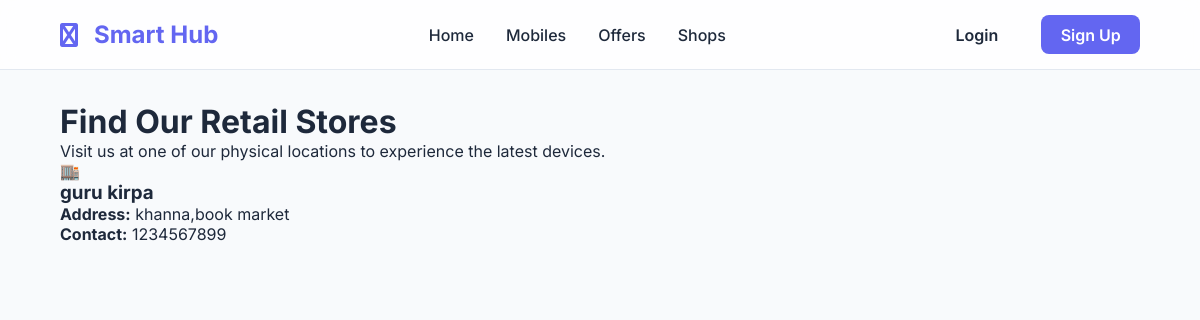
The page /shops on the database its author committed.
### tables this page shows
CREATE TABLE shop (
            id INTEGER PRIMARY KEY AUTOINCREMENT,
            name TEXT NOT NULL,
            address TEXT NOT NULL,
            contact_number TEXT NOT NULL,
            map_link TEXT
        );

### app.py (the view)
@app.route('/shops')
def shops():
    shops_list = g.db.execute("SELECT * FROM shop").fetchall()
    return render_template('public/shops.html', shops=shops_list)

### app.py (called while the page is built)
@app.before_request
def before_request():
    g.db = get_db_connection()
    if request.path.startswith('/admin') and request.path != '/admin/login':
        if 'admin_logged_in' not in session:
            return redirect(url_for('admin_login'))

@app.teardown_request
def teardown_request(exception):
    db = getattr(g, 'db', None)
    if db is not None:
        db.close()

### database.py (called while the page is built)
def get_db_connection():
    conn = sqlite3.connect(DB_NAME)
    conn.row_factory = sqlite3.Row
    return conn

### templates/public/shops.html (shortened to what this page needs)
{% extends "base.html" %}
{% block content %}
<div class="container mt-4 mb-4">
    <h1 class="page-title">Find Our Retail Stores</h1>
    <p>Visit us at one of our physical locations to experience the latest devices.</p>
    <div class="shops-grid mt-4">
        {% for shop in shops %}
        <div class="shop-card">
            <div class="shop-icon">🏬</div>
            <div class="shop-info">
                <h3>{{ shop.name }}</h3>
                <p><strong>Address:</strong> {{ shop.address }}</p>
                <p><strong>Contact:</strong> {{ shop.contact_number }}</p>
            </div>
        </div>
        {% endfor %}
    </div>
</div>
{% endblock %}

### static/css/style.css (style rules this page uses)
:root { --primary-color: #6366f1; --primary-hover: #4f46e5; --secondary-color: #f43f5e; --bg-light: #f8fafc; --bg-dark: #0f172a; --card-light: #ffffff; --card-dark: #1e293b; --text-light: #1e293b; --text-dark: #f8fafc; --sidebar-width: 260px; --transition-speed: 0.3s; --glass-bg: rgba(255, 255, 255, 0.1); --glass-border: rgba(255, 255, 255, 0.2); }
[data-theme="light"] { --bg-color: var(--bg-light); --card-bg: var(--card-light); --text-color: var(--text-light); --sidebar-bg: #ffffff; --navbar-bg: rgba(255, 255, 255, 0.8); --border-color: #e2e8f0; }
* { margin: 0; padding: 0; box-sizing: border-box; font-family: 'Inter', sans-serif; }
body { background-color: var(--bg-color); color: var(--text-color); transition: background-color var(--transition-speed), color var(--transition-speed); overflow-x: hidden; }

### rows shown on the page
shop: name "guru kirpa", address "khanna,book market", contact_number "1234567899"
